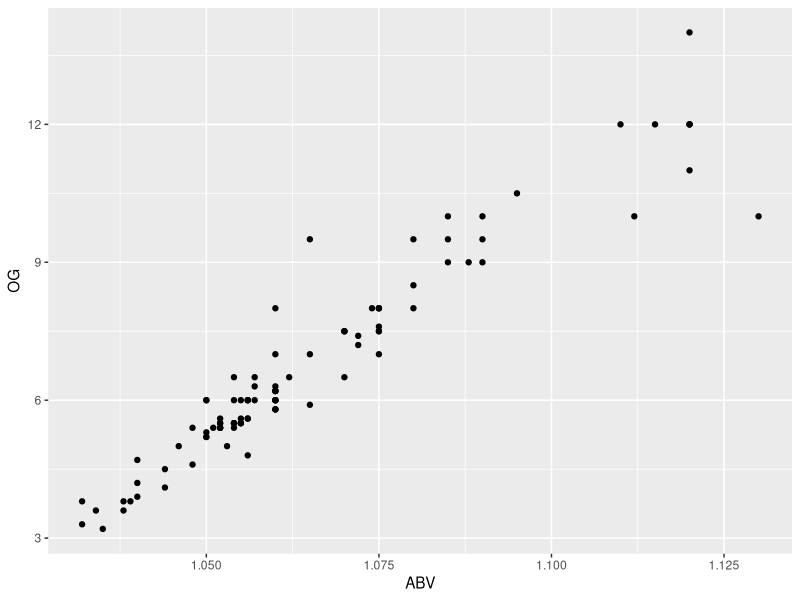
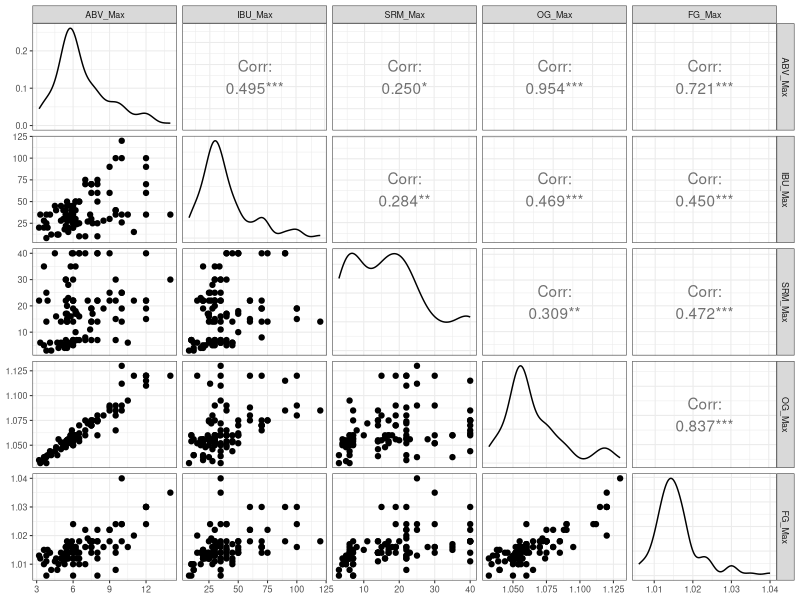
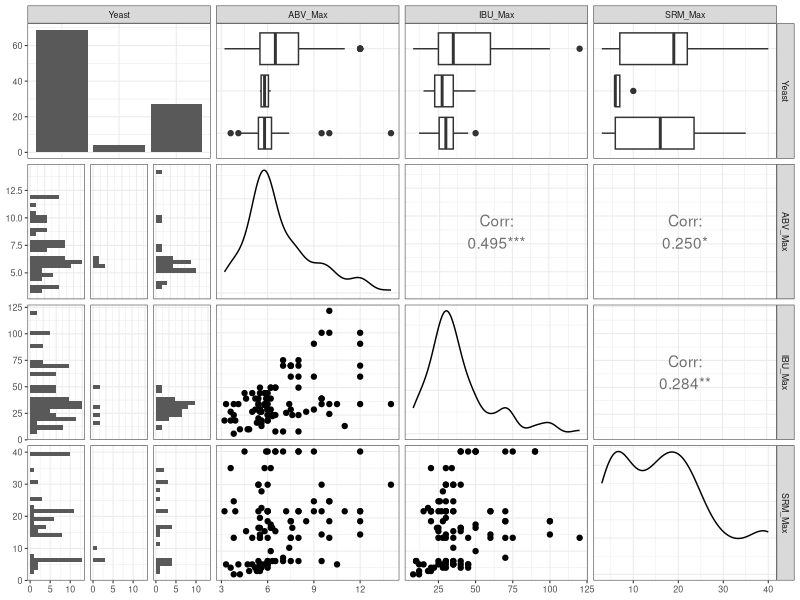
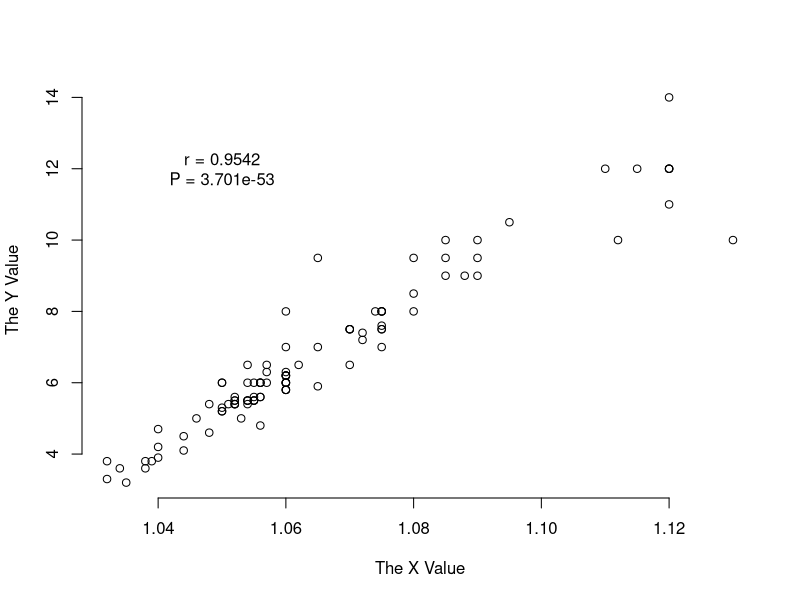
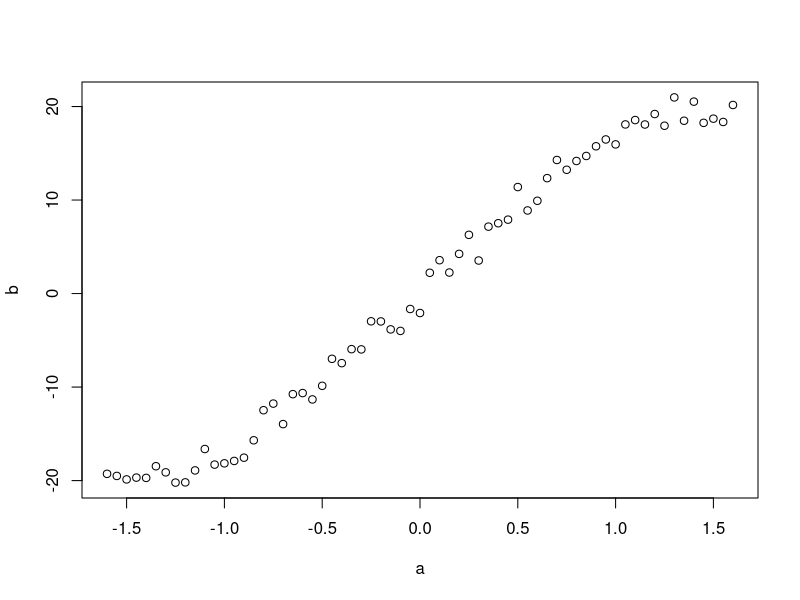
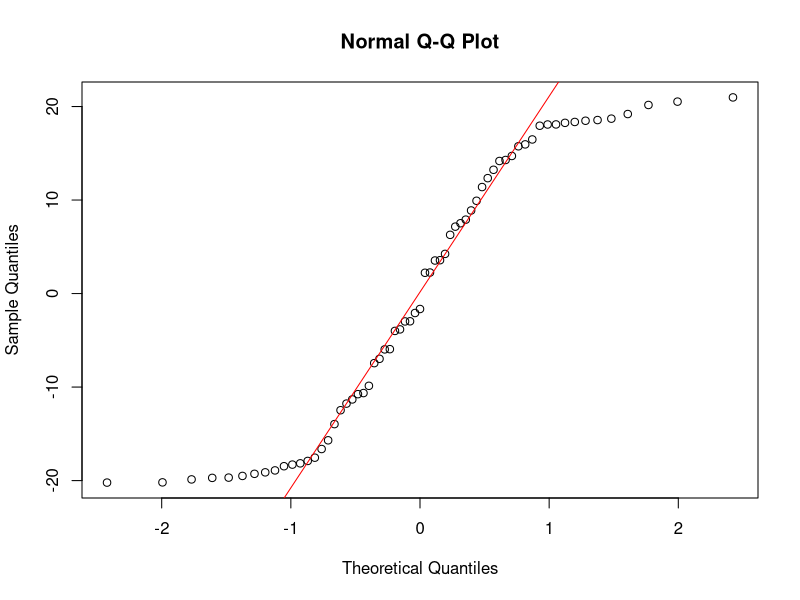
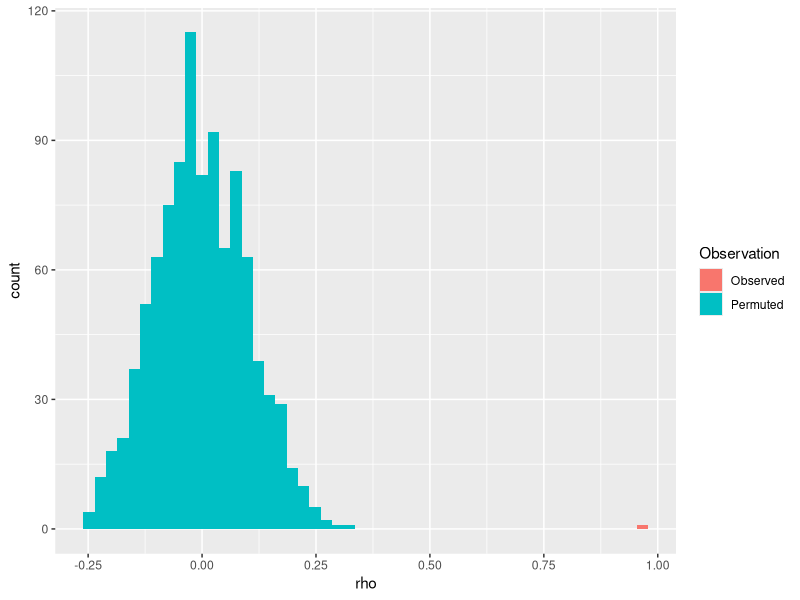

Reproduce these figures in R, in order.
## ---- chunk 1
data <- read.csv("data/Beer_Styles.csv")
summary(data)
## ---- chunk 2
library( ggplot2 )
x <- data$OG_Max
y <- data$ABV_Max
df <- data.frame( x, y )
ggplot( df, aes(x,y) ) + geom_point() + xlab("ABV") + ylab("OG")
## ---- chunk 3
cor(x,y)
## ---- chunk 4
library(GGally)
ggpairs(data[c(4,6,8,10,12)]) + theme_bw(base_size = 8)
## ---- chunk 5
ggpairs(data[c(2,4,6,8)]) + theme_bw(base_size = 8)
## ---- chunk 6
cor(x,y)
## ---- chunk 7
cor.test(x,y)
## ---- chunk 8
rho <- cor.test(x,y)
class(rho)
## ---- chunk 9
names(rho)
## ---- chunk 10
rho$estimate
rho$alternative
## ---- chunk 11
plot(x,y,xlab="The X Value", ylab="The Y Value", bty="n")
r <- paste( "r =", format( rho$estimate, digits=4) )
p <- paste( "P =", format( rho$p.value, digits=4) )
msg <- paste( r, p, sep="\n")
text( 1.050, 12, msg)
## ---- chunk 12
df <- df[ order(df$x),]
df$X_Rank <- 1:nrow(df)
df <- df[ order(df$y),]
df$Y_Rank <- 1:nrow(df)
df[1:10,]
## ---- chunk 13
cor(x,y,method = "spearman")
## ---- chunk 14
cor.test( x, y, method="spearman")
## ---- chunk 15
cor(x,y)
cor(x,y,method="spearman")
## ---- chunk 16
a <- seq(-1.6, 1.6, by=0.05)
b <- sin(a)*20 + rnorm(length(a),sd=1)
plot(a,b)
## ---- chunk 17
qqnorm(b)
qqline(b,col="red")
## ---- chunk 18
shapiro.test(b)
## ---- chunk 19
cor(a,b)
cor(a,b,method="spearman")
## ---- chunk 20
# Make place to store permuted and observed values
r_null <- rep(NA,999)
# Assign observed value
r_null[1000] <- cor( x, y )
# Make 1000 permutation, each time assigning new rho
for( i in 1:999) {
  yp <- sample( y, size = length(x), replace = FALSE)
  r_null[i] <- cor( x, yp )
}
## ---- chunk 21
df <- data.frame( rho=r_null )
observation <- c( rep( "Permuted",999), "Observed" )
df$Observation <- factor( observation )
ggplot( df, aes(x=rho,fill=Observation)) + geom_histogram(bins=50)
## ---- chunk 22
P <- sum( r_null >= cor(x,y) ) / 1000
P
